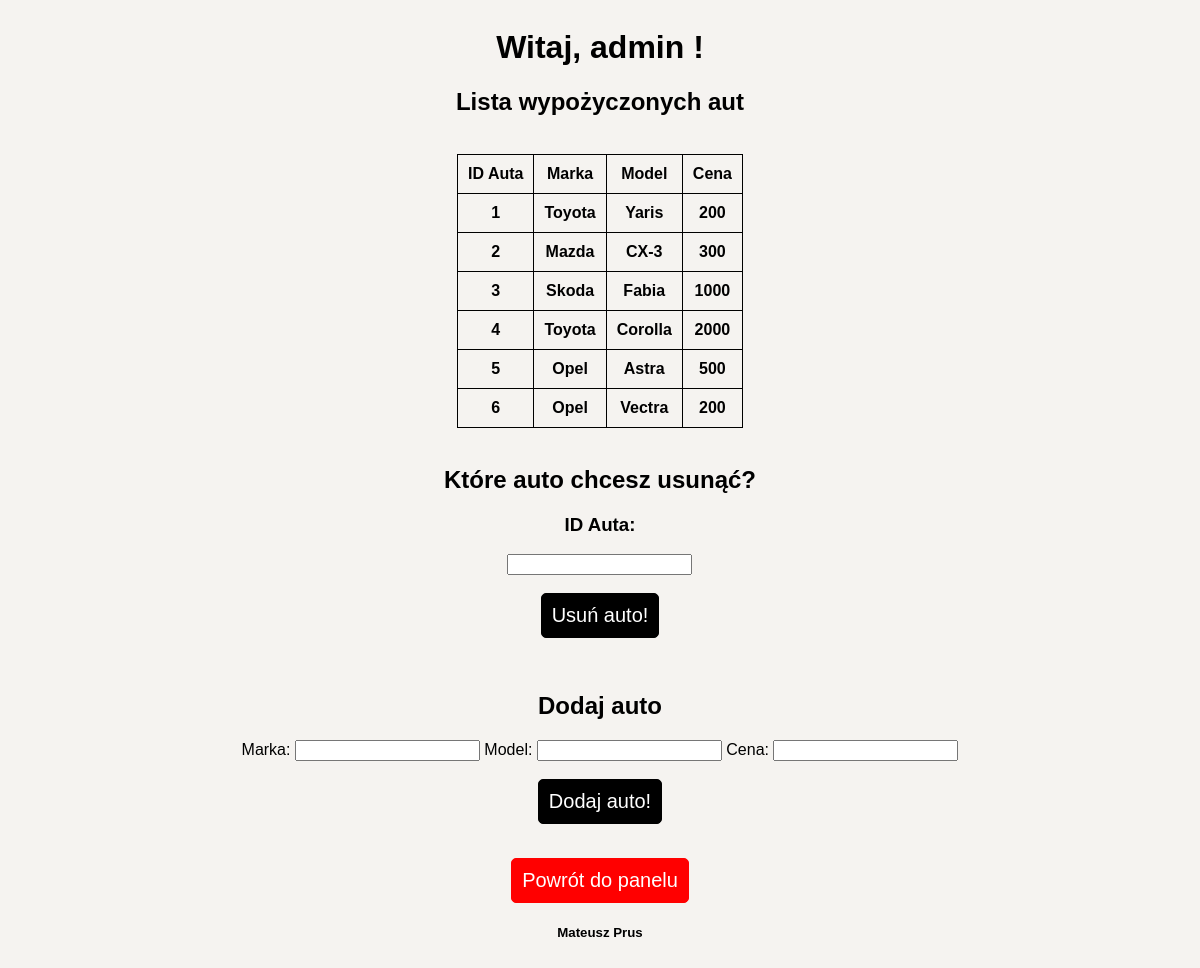
The app's page /zarzadzajautami.php (signed in) with its own data.
### tables this page shows
CREATE TABLE `auta` (
  `ID` int(11) NOT NULL,
  `Marka` varchar(20) NOT NULL,
  `Model` varchar(20) NOT NULL,
  `Cena` int(11) NOT NULL,
  `Wypozyczony` tinyint(1) NOT NULL
);

### zarzadzajautami.php (the view, shortened to what this page needs)
<html lang="pl">
<head>
    <link rel="stylesheet" href="style.css">
</head>
<body>
    <div id="tresc">
        <?php
            echo "<h1>Witaj, " . $_SESSION['user']. " !</h1>";
        ?>
        <h2>Lista wypożyczonych aut</h2><br>
        <div id="tabelka">
            <?php
            include './php/server.php';
            $sql = "SELECT * from auta";
            $result = mysqli_query($conn, $sql);
            if (mysqli_num_rows($result) > 0)
            {
                echo "<table>";
                echo "<tr>";
                echo "<th>ID Auta</th>";
                echo "<th>Marka</th>";
                echo "<th>Model</th>";
                echo "<th>Cena</th>";
                echo "</tr>";
              while($row = mysqli_fetch_assoc($result))
                {
                    echo "<tr>";
                    echo "<th>" . $row["ID"];
                    echo "<th>" . $row["Marka"];
                    echo "<th>" . $row["Model"];
                    echo "<th>" . $row["Cena"];
                    echo "</tr>";
                }
                echo "</table>";
            }
            ?>
        </div>
        <br>
        <div id="formularze">
            <h2>Które auto chcesz usunąć?</h2>
            <form action="./php/usunauto.php" method="POST" id="usunuauto">
            <h3>ID Auta:</h3><input type="number" required name="id_auta"><br>
            <br>
            <button type="submit" form="usunuauto" id="przycisk">Usuń auto!</button>
            </form>
            <br>
            <h2>Dodaj auto</h2>
            <form action="./php/dodajauto.php" method="POST" id="dodajauto">
            Marka: <input type="text" requred name="marka">
            Model: <input type="text" requred name="model">
            Cena: <input type="number" requred name="cena"><br>
            <br>
            <button type="submit" form="dodajauto" id="przycisk">Dodaj auto!</button>
            </form>
        </div>
        <br>
        <input type="submit" value="Powrót do panelu" id="powrot" onclick="window.location='./panel.php'"/>
		<?php
			include "./php/autor.php";
		?>
    </div>
</body>
</html>

### style.css (style rules this page uses)
* { box-sizing: border-box; text-decoration: none; font-family: sans-serif; }
body { display: flex; align-items: center; justify-content: center; background: #f5f3f0; }
#tresc { text-align: center; }
h1,h2,h3,h4,h5 { text-align: center; }
table,tr,th { border: 1px solid black; border-collapse: collapse; text-align: center; padding: 10px; }
#tabelka { display: flex; align-items: center; justify-content: center; }
#przycisk,#powrot { border-radius: 5px; border: 1px solid black; color: white; padding: 10px; background-color: black; font-size: 20px; text-align: center; cursor: pointer; }
#powrot { padding: 10px; border: 1px solid red; background: red; color: white; }

### records on screen
auta: ID "1", Marka "Toyota", Model "Yaris", Cena "200"
auta: ID "2", Marka "Mazda", Model "CX-3", Cena "300"
auta: ID "3", Marka "Skoda", Model "Fabia", Cena "1000"
auta: ID "4", Marka "Toyota", Model "Corolla", Cena "2000"
auta: ID "5", Marka "Opel", Model "Astra", Cena "500"
auta: ID "6", Marka "Opel", Model "Vectra", Cena "200"

### other values on screen
$_SESSION['user'] "admin"
